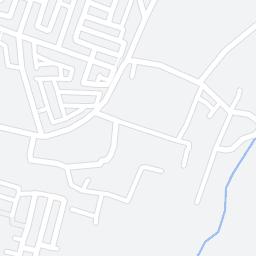
#> input picture 52247_33932_16.png, 256 x 256 px; its folder holds only this picture in this run
$ python TestFunc_DeteksiJalanStreetMap.py
#> lines starting #> are read from the running program, lines starting #| are printed output that depends on the picture; after the words box and inside, x2 and y2 are one past the last pixel; in counts of white or black regions, pixels touching at a corner belong together
### MainFunc_DeteksiJalanStreetMap.py
# -*- coding: utf-8 -*-
"""
Created on Mon Dec  6 16:20:57 2021

@author: admin
"""

from scipy.spatial import Delaunay
import matplotlib.pyplot as plt
from matplotlib.collections import LineCollection

from shapely.geometry import Point
from shapely.geometry.polygon import Polygon
from shapely.geometry import MultiPolygon
from shapely.geometry import LineString
from shapely.geometry import MultiPoint, MultiLineString

from sklearn.metrics.pairwise import euclidean_distances

from HelperFuncs_Geom import *
from HelperFuncs_Geos import *
from HelperFuncs_Misc import *
from HelperFuncs_Output import *

def DeteksiJalanStreetMap(filename, outputPointsOnly=True, outputImages=False, outputSHP=False):

    #filename = '52249_33932_16.png'

#> called with filename = '52247_33932_16.png', outputPointsOnly = False, outputImages = False, outputSHP = False
    geos_info = filename[:-4].split('_')

    tile_x = float(geos_info[0])

    tile_y = float(geos_info[1])

    tile_zoom = float(geos_info[2])

    img = cv2.imread(filename)
#> img is the input picture: shape (256, 256, 3); mean B, G, R 244.5, 243.3, 241.5

    img_mask = img.copy()

    # create a mask image

    img_mask[np.where((img_mask != [255,255,255]).all(axis = 2))] = [0,0,0]
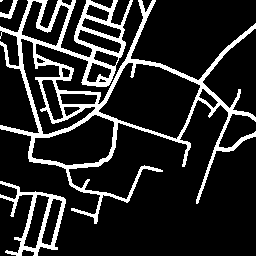
#> img_mask: shape (256, 256, 3); 15.6% white; 4 white regions (1 under 20 px), largest, box (x1, y1, x2, y2) and area: (0, 0, 256, 224) 8834, (0, 181, 66, 256) 1255, (0, 0, 18, 19) 116

    # save mask image result

    img_mask = cv2.cvtColor(img_mask, cv2.COLOR_BGR2GRAY)
#> img_mask: shape (256, 256); 15.6% white; 4 white regions (1 under 20 px)

    if outputImages:

        cv2.imwrite('maskimage_streetmap_detJalan.jpg', img_mask)


    #%% Mendeteksi contours yang ada pada image

    ret, thresh1 = cv2.threshold(img_mask, 150, 255, cv2.THRESH_BINARY)

    contours2, hierarchy2 = cv2.findContours(thresh1, cv2.RETR_CCOMP,cv2.CHAIN_APPROX_SIMPLE)
#> contours2 = 22 contours, 1 with area under 20; largest, box (x1, y1, x2, y2) and area: (0, 0, 256, 224) 19914, (98, 62, 201, 140) 4838, (31, 114, 115, 166) 2718, (0, 181, 66, 256) 2103, (20, 38, 96, 135) 1712

    # susunan format list hierarchy

    # [Next, Previous, First_Child, Parent]

    if outputImages:

        image_countours1 = img.copy()

        cv2.drawContours(image_countours1, contours2, -1, (0, 255, 0), 1, cv2.LINE_AA)

        cv2.imwrite('countours1_streetmap_detJalan.jpg', image_countours1)

    # get all parent countours as list

    list_parents = np.unique(hierarchy2[0,:,3].tolist())
#> list_parents = [-1, 0, 3]

    # get all parents without child

    list_have_child = hierarchy2[0,:,2].tolist()
#> list_have_child = [1, -1, -1, 4, -1, -1, -1, -1, -1, -1, -1, -1, -1, -1, -1, -1, -1, -1, -1, -1, -1, -1]

    # get list of all children of parent

    list_child_parents = hierarchy2[0,:,3].tolist()
#> list_child_parents = [-1, 0, 0, -1, 3, 3, 3, 3, 3, 3, 3, 3, 3, 3, 3, 3, 3, 3, 3, 3, -1, -1]

    list_childess = []

    for idx in range(len(list_have_child)):

        if list_have_child[idx] == -1 and list_child_parents[idx] == -1 :

            list_childess.append(idx)
#> this loop made 22 passes
#> after the loop, list_childess = [20, 21]

    # bangun dict parent-child

    dict_ParentChild = {}

    for idx in list_parents:

        if not idx == -1:

            dict_ParentChild[idx] = []
#> this loop made 3 passes
#> idx on passes 1 to 2: -1, 0
#> after the loop, dict_ParentChild = {0: [], 3: []}


    for idx in range(len(list_child_parents)):

        if not list_child_parents[idx] == -1:

            dict_ParentChild[list_child_parents[idx]].append(idx)

    # draw all parent countours

    #parents_countours = [x for x, y in zip(contours2, list_parents) if y]

    parents_countours = []

    for idx in list_parents:

        parents_countours.append(contours2[idx])
#> after the loop, parents_countours = 3 contours, 1 with area under 20; largest, box (x1, y1, x2, y2) and area: (0, 0, 256, 224) 19914, (0, 181, 66, 256) 2103

    if outputImages:

        image_countours2 = img.copy()

        cv2.drawContours(image_countours2, parents_countours, -1, (255, 0, 0), 1, cv2.LINE_AA)

        cv2.imwrite('countours2_streetmap_detJalan.jpg', image_countours2)

    if outputImages:

    # draw all child contours

        for idx_parent in list_parents:

            if idx_parent != -1:

                parent = [contours2[idx_parent]]

                list_children = dict_ParentChild[idx_parent]

                children_countours = []

                for idx in list_children:

                    children_countours.append(contours2[idx])

                #draw parent first

                image_countours3 = img.copy()

                cv2.drawContours(image_countours3, parent, -1, (0, 0, 255), 1, cv2.LINE_AA)

                cv2.drawContours(image_countours3, children_countours, -1, (0, 127, 127), 1, cv2.LINE_AA)

                cv2.imwrite('countours3_' + str(idx_parent) + '_streetmap_detJalan.jpg', image_countours3)


    # draw all childess countours

    childless_countours = []

    for idx in list_childess:

        childless_countours.append(contours2[idx])
#> this loop made 2 passes
#> idx on passes 1 to 2: 20, 21
#> after the loop, childless_countours = 2 contours, 1 with area under 20; largest, box (x1, y1, x2, y2) and area: (0, 0, 18, 19) 86

    if outputImages:

        image_countours4 = img.copy()

        cv2.drawContours(image_countours4, childless_countours, -1, (127, 127, 0), 1, cv2.LINE_AA)

        cv2.imwrite('countours4_streetmap_detJalan.jpg', image_countours4)


    #3. Delauney Triangulation of all contours


    polys = []

    for cont in contours2:
        approx_curve = cv2.approxPolyDP(cont, 3, False)
        polys.append(approx_curve)
#> this loop made 22 passes
#> approx_curve on passes 6, 10, 14: [[63, 107], [80, 108], [67, 116], [63, 109]], [[99, 79], [106, 81], [99, 80]], [[36, 58], [45, 61], [36, 61]]
#> (cont, approx_curve) on pass 22: ([[0, 0], [0, 1], [1, 1], [2, 0]], [[0, 0], [2, 0]])
#> after the loop, polys = 22 contours, 3 with area under 20; largest, box (x1, y1, x2, y2) and area: (0, 0, 256, 224) 19882, (98, 62, 201, 140) 4771, (31, 115, 115, 166) 2747, (0, 181, 66, 256) 2058, (20, 39, 96, 135) 1698

    # convert all detected polygos into just the points only

    points_list = []

    for points in contours2: # kalau mau cepat pakai polys

        list2append = ConvertToList(points)

        for point in list2append:

            points_list.append(point)
#> this loop made 22 passes
#> (points, list2append) on pass 22: ([[0, 0], [0, 1], [1, 1], [2, 0]], [[0, 256], [0, 255], [1, 255], [2, 256]])
#> after the loop, points_list = 2789 pairs, first value 0 to 255, second value 1 to 256


    points_list = np.array(points_list)

    tri = Delaunay(points_list)

    if outputImages:

        plt.triplot(points_list[:,0], points_list[:,1], tri.simplices.copy())
        plt.plot(points_list[:,0], points_list[:,1], '.')

        plt.savefig("delauney_streetmap_detJalan.jpg")

        plt.close()
        plt.clf()

    if outputImages:

        # draw on original image delauney lines

        img_delauney = img.copy()

        img_delauney = draw_list_triangles(img_delauney.copy(), points_list[tri.simplices].tolist())

        cv2.imwrite('delauneyImage_streetmap_detJalan.jpg', img_delauney)


    # 4. voronoi Diagram

#> (the run stopped early here; a loop or call above may not have finished)

$ run again, on 52248_33932_16.png
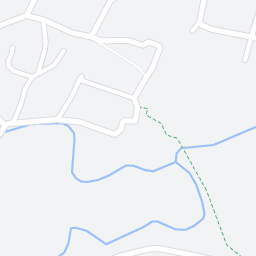
#> input picture 52248_33932_16.png, 256 x 256 px
#> in DeteksiJalanStreetMap, img is the input picture: shape (256, 256, 3); mean B, G, R 244, 242.1, 239.5
#> in DeteksiJalanStreetMap, `img_mask[np.where((img_mask != [255,255,255]).all(axis = 2))] = [0,0,0]`:
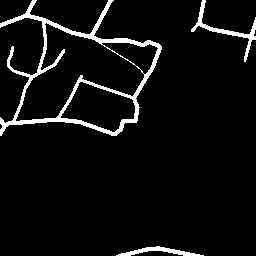
#> img_mask: shape (256, 256, 3); 5.8% white; 3 white regions, box (x1, y1, x2, y2) and area: (0, 0, 162, 136) 2938, (191, 0, 256, 62) 506, (116, 246, 204, 256) 328
#> contours2 = 6 contours; box (x1, y1, x2, y2) and area: (0, 0, 162, 136) 11166, (15, 22, 145, 122) 5822, (60, 81, 136, 133) 2268, (101, 42, 159, 75) 870, (191, 0, 256, 62) 380, (116, 246, 204, 256) 240
#> list_parents = [-1, 2]
#> list_have_child = [-1, -1, 3, -1, -1, -1]
#> list_child_parents = [-1, -1, -1, 2, 2, 2]
#> the loop in DeteksiJalanStreetMap, `for idx in range(len(list_have_child)): ` made 6 passes
#> after the loop in DeteksiJalanStreetMap, `for idx in range(len(list_have_child)):`: list_childess = [0, 1]
#> the loop in DeteksiJalanStreetMap, `for idx in list_parents: ` made 2 passes
#> idx on pass 1: -1
#> after the loop in DeteksiJalanStreetMap, `for idx in list_parents:`: dict_ParentChild = {2: []}
#> the loop in DeteksiJalanStreetMap, `for idx in range(len(list_child_parents)): ` made 6 passes
#> after the loop in DeteksiJalanStreetMap, `for idx in list_parents:`: parents_countours = 2 contours; box (x1, y1, x2, y2) and area: (0, 0, 162, 136) 11166, (15, 22, 145, 122) 5822
#> the loop in DeteksiJalanStreetMap, `for idx in list_childess: ` made 2 passes
#> after the loop in DeteksiJalanStreetMap, `for idx in list_childess:`: childless_countours = 2 contours; box (x1, y1, x2, y2) and area: (191, 0, 256, 62) 380, (116, 246, 204, 256) 240
#> the loop in DeteksiJalanStreetMap, `for cont in contours2:` made 6 passes
#> after the loop in DeteksiJalanStreetMap, `for cont in contours2:`: polys = 6 contours; box (x1, y1, x2, y2) and area: (0, 0, 162, 136) 11216, (16, 22, 145, 122) 5736, (61, 81, 135, 133) 2203, (101, 43, 159, 75) 908, (191, 0, 256, 62) 331, (116, 246, 204, 256) 188
#> the loop in DeteksiJalanStreetMap, `for points in contours2:` made 6 passes
#> after the loop in DeteksiJalanStreetMap, `for points in contours2:`: points_list = 1051 pairs, first value 0 to 255, second value 1 to 256
